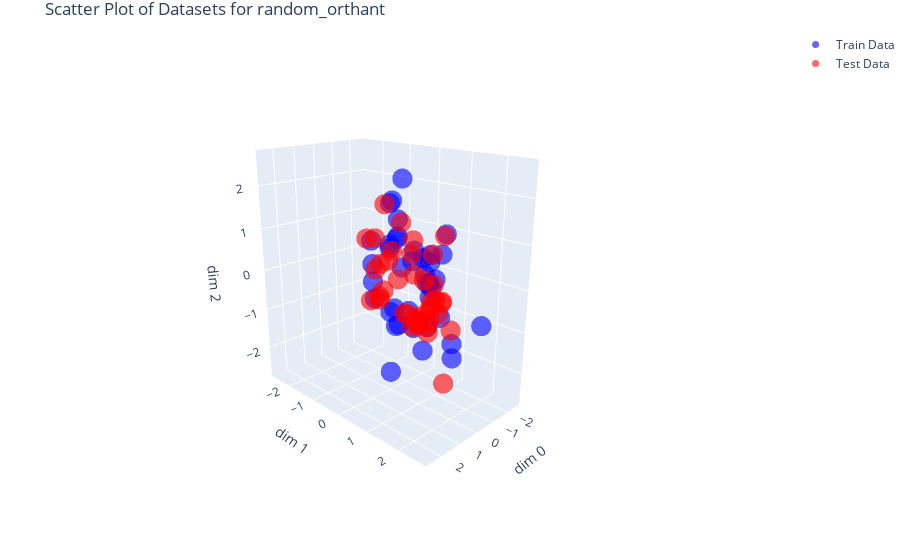

The notebook cell this image was saved under:
### Code cell
fig = go.Figure()

# # Add scatter plot for train data
fig.add_trace(
    go.Scatter3d(x=xs[..., 0].flatten().numpy(),
                 y=xs[..., 1].flatten().numpy(),
                 z=xs[..., 2].flatten().numpy(),
                 mode='markers',
                 marker=dict(size=7, color='blue', opacity=0.6),
                 name='Train Data'))

# Add scatter plot for test data
fig.add_trace(
    go.Scatter3d(x=test_xs[..., 0].flatten().numpy(),
                 y=test_xs[..., 1].flatten().numpy(),
                 z=test_xs[..., 2].flatten().numpy(),
                 mode='markers',
                 marker=dict(size=7, color='red', opacity=0.6),
                 name='Test Data'))

fig.update_layout(title=f'Scatter Plot of Datasets for {task}',
                  scene=dict(xaxis_title='dim 0',
                             yaxis_title='dim 1',
                             zaxis_title='dim 2',
                             xaxis=dict(range=[-max_range - 0.1, max_range + 0.1]),
                             yaxis=dict(range=[-max_range - 0.1, max_range + 0.1]),
                             zaxis=dict(range=[-max_range - 0.1, max_range + 0.1]),
                             camera=dict(eye=dict(x=2, y=2, z=1))),
                  margin=dict(l=0, r=0, b=30, t=30))

### Figure 1 — Plotly figure (JSON) as saved in the notebook; plotly's stock layout.template omitted (floating-point values rounded to 4 significant figures)
{"data": [{"marker": {"color": "blue", "opacity": 0.6, "size": 7}, "mode": "markers", "name": "Train Data", "type": "scatter3d", "x": [-2.008, -1.188, -0.1347, -0.1423, -2.117, -2.06, -0.6746, -0.5368, -1.563, -0.06882, -1.618, -0.6953, -0.3988, -2.012, -1.153, -0.9051, -0.4937, -0.4125, -0.5839, -0.721, -1.155, -0.3729, -0.08729, -0.3082, -2.692, -1.126, -1.676, -2.098, -1.128, -1.077, -1.744, -1.03, -0.8799, -0.3668, -0.1163, -1.161, -1.315, -0.7914, -0.4691, -0.4714], "y": [0.9894, 0.2554, 1.192, 0.2042, 0.3139, 1.84, -0.1638, 0.0612, -0.2909, 0.09335, -0.2136, -0.3756, 0.5613, 0.237, -1.309, 0.7865, 0.9144, 1.402, -0.3813, 0.6901, 0.6418, -0.01053, -0.03637, -0.1918, -2.415, 1.402, -0.1876, -0.1091, -0.4385, 0.6674, 0.1534, -1.298, 0.7383, 1.534, -0.7497, -0.7455, 0.9206, -0.09473, -0.08906, -0.3147], "z": [-2.042, -1.158, 0.6495, -1.056, -0.2166, -0.9647, 1.307, 2.258, -1.088, -0.667, 0.1968, 1.706, -1.082, -0.4311, -0.9587, -0.3572, 0.06391, 0.8308, 1.653, -1.676, 0.5747, 0.9267, -2.34, -0.8767, -0.4844, -1.367, 0.4514, 0.228, 0.8145, -0.06649, -0.07444, -0.4875, -1.097, 1.298, 0.7694, 0.5585, -0.8875, 0.1772, -1.233, 0.6293]}, {"marker": {"color": "red", "opacity": 0.6, "size": 7}, "mode": "markers", "name": "Test Data", "type": "scatter3d", "x": [-0.5303, -0.5744, -0.5785, -1.042, -0.9517, -0.3831, -0.04447, -1.577, -1.222, -0.9218, -1.798, -0.5393, -0.1275, -0.4369, -0.8814, -0.8281, -0.7812, -1.3, -0.8894, -0.9924, -0.55, -1.542, -1.492, -0.8382, -0.2607, -0.5195, -0.4619, -0.7576, -1.337, -0.3958, -1.393, -0.2559, -1.287, -0.5152, -1.02, -0.7252, -0.9564, -0.2406, -0.8751, -0.2273], "y": [0.7978, 0.5849, 1.017, 0.7248, -1.156, -0.9533, 1.736, 0.4276, -0.3793, 0.1556, 0.4299, -0.06722, 0.6997, 1.706, 0.5081, -0.5858, -0.4304, 0.1545, 0.9673, 0.3746, -0.6955, 0.8878, 0.02723, 0.8865, 0.5936, 0.1743, 0.9735, 0.9383, 0.8433, 1.443, -1.271, -0.3567, -1.225, -1.186, 0.1548, 1.258, 0.04595, 1.104, -0.7913, -0.6769], "z": [0.1001, -0.9334, -0.5198, -0.6831, 0.6599, -0.7903, -2.002, -1.142, 1.143, 0.5188, -0.2735, -0.07163, 0.2754, -0.816, -0.8991, 0.2308, 0.5076, -1.209, -0.3744, -1.173, 0.1691, 1.013, -1.203, -0.4312, -1.015, -0.8473, -0.9466, 0.6937, -0.8103, -0.2126, -1.005, 1.662, -0.8941, 0.6943, 0.8403, -0.3428, -0.9876, -1.009, -0.5726, 0.07522]}], "layout": {"margin": {"b": 30, "l": 0, "r": 0, "t": 30}, "scene": {"camera": {"eye": {"x": 2, "y": 2, "z": 1}}, "xaxis": {"range": [-2.792, 2.792], "title": {"text": "dim 0"}}, "yaxis": {"range": [-2.792, 2.792], "title": {"text": "dim 1"}}, "zaxis": {"range": [-2.792, 2.792], "title": {"text": "dim 2"}}}, "title": {"text": "Scatter Plot of Datasets for random_orthant"}}}
